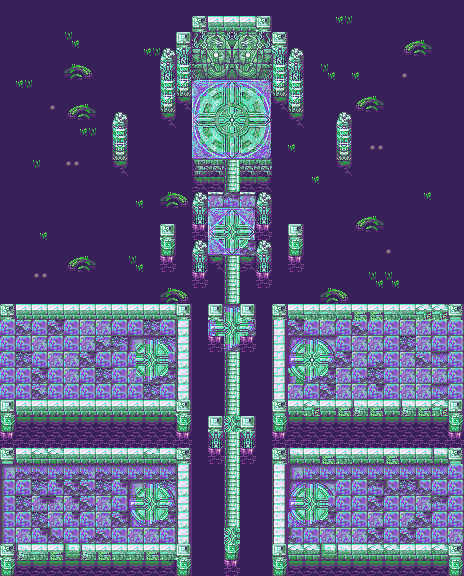

A level layout from a 2D game, rendered from its tile map. Below: a short description, then the map file with tile-grid data replaced by summaries:
An orthogonal 29x36 tile map with 16x16 px tiles, 5 tile layers (Map, Stairs1, Stairs2, Stairs3, ...).

<map version="1.0" tiledversion="1.0.2" orientation="orthogonal" renderorder="right-down" width="29" height="36" tilewidth="16" tileheight="16" nextobjectid="1">
 <tileset firstgid="1" name="FE8 - Black Temple - 5f006061" tilewidth="16" tileheight="16" tilecount="1024" columns="32">
  <image source="Tilesets/FE8/5f006061.png" trans="ffffff" width="512" height="512" />
 </tileset>
 <layer name="Map" width="29" height="36">
  <properties>
   <property name="ChapterID" value="0x22" />
   <property name="Main" value="" />
   <property name="MapChangesID" value="0x8f" />
   <property name="MapID" value="0x8e" />
   <property name="ObjectType" value="0x5f" />
   <property name="PaletteID" value="0x60" />
   <property name="TileConfig" value="0x61" />
  </properties>
  <data>[1044 cells, 1044 non-empty, 137 distinct tile ids]</data>
 </layer>
 <layer name="Stairs1" width="29" height="36">
  <properties>
   <property name="Height" value="6" />
   <property name="ID" value="0" />
   <property name="Width" value="1" />
   <property name="X" value="14" />
   <property name="Y" value="27" />
  </properties>
  <data>[1044 cells, 6 non-empty, 1 distinct tile ids]</data>
 </layer>
 <layer name="Stairs2" width="29" height="36">
  <properties>
   <property name="Height" value="4" />
   <property name="ID" value="1" />
   <property name="Width" value="1" />
   <property name="X" value="14" />
   <property name="Y" value="22" />
  </properties>
  <data>[1044 cells, 4 non-empty, 1 distinct tile ids]</data>
 </layer>
 <layer name="Stairs3" width="29" height="36">
  <properties>
   <property name="Height" value="3" />
   <property name="ID" value="2" />
   <property name="Width" value="1" />
   <property name="X" value="14" />
   <property name="Y" value="16" />
  </properties>
  <data>[1044 cells, 3 non-empty, 1 distinct tile ids]</data>
 </layer>
 <layer name="Stairs4" width="29" height="36">
  <properties>
   <property name="Height" value="2" />
   <property name="ID" value="3" />
   <property name="Width" value="1" />
   <property name="X" value="14" />
   <property name="Y" value="10" />
  </properties>
  <data>[1044 cells, 2 non-empty, 1 distinct tile ids]</data>
 </layer>
</map>
